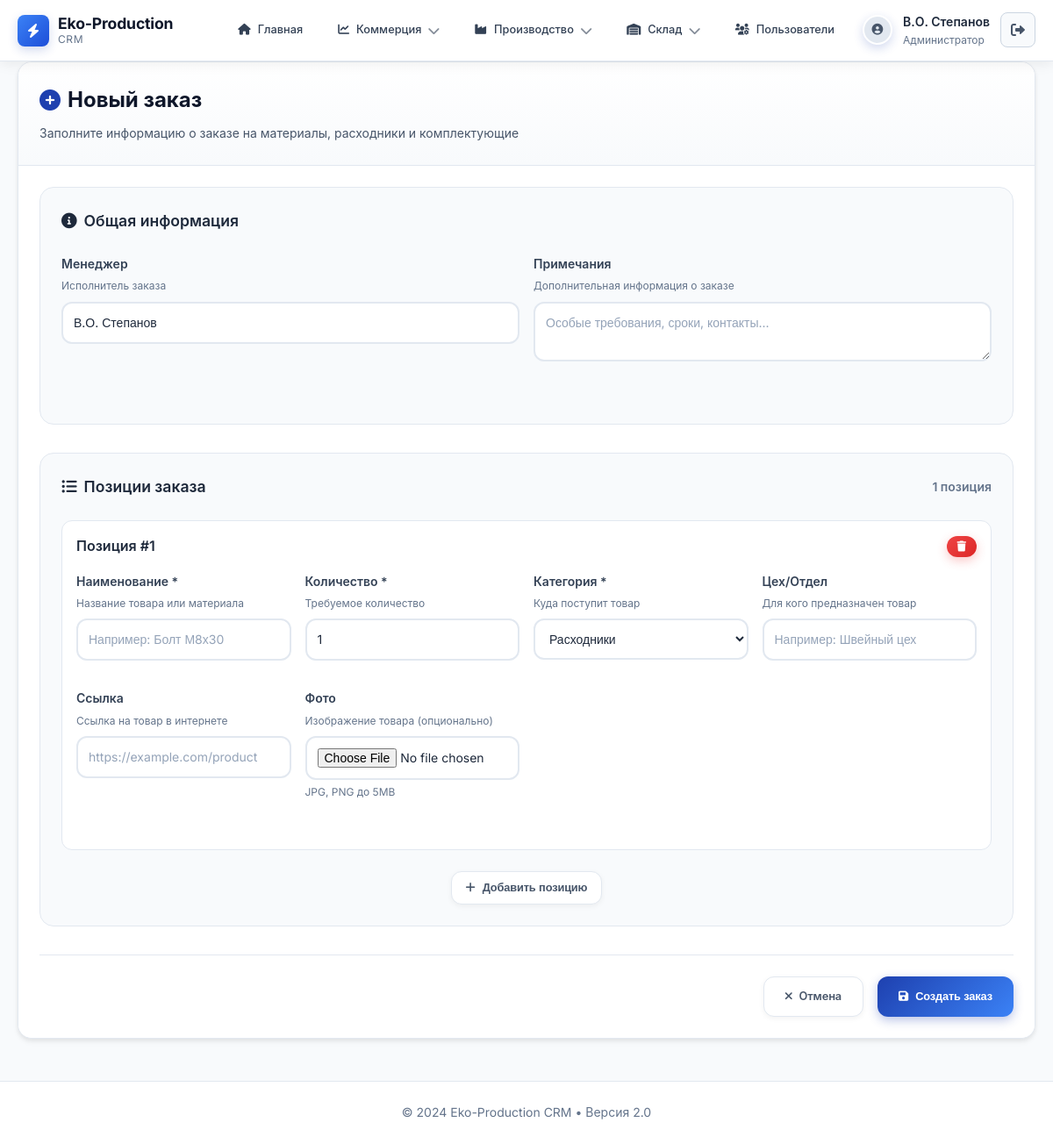
The page /orders/create (signed in) on the database its author committed.
### app.py (models this page shows, shortened)
class User(db.Model):
    id = db.Column(db.Integer, primary_key=True)
    username = db.Column(db.String(80), unique=True, nullable=False, index=True)
    email = db.Column(db.String(120), unique=True, nullable=False, index=True)
    password_hash = db.Column(db.String(200), nullable=False)
    full_name = db.Column(db.String(200))
    role = db.Column(db.String(50), default='seamstress', index=True)
    is_active = db.Column(db.Boolean, default=True)
    created_at = db.Column(db.DateTime, default=lambda: datetime.now(timezone.utc))
    updated_at = db.Column(db.DateTime, default=lambda: datetime.now(timezone.utc),
                          onupdate=lambda: datetime.now(timezone.utc))
    def has_permission(self, permission):
        return True  # всем пользователям разрешено всё
    def has_module_access(self, module_name):
        return True  # всем пользователям доступны все модули
    def get_role_name(self):
        role_config = ROLES.get(self.role, {})
        return role_config.get('name', self.role)

### app.py (the view, shortened to what this page needs)
@app.route('/orders/create', methods=['GET', 'POST'])
@login_required
def create_order():
    return render_template('create_order.html')

### templates/create_order.html (shortened to what this page needs)
{% extends "layout.html" %}
{% block content %}
<div class="fade-in">
    <div class="card" style="max-width: 1200px; margin: 0 auto;">
        <div class="card-header" style="padding: 1.5rem; border-bottom: 1px solid var(--gray-200);">
            <h1 style="font-size: 1.5rem; font-weight: 700; color: var(--gray-900); display: flex; align-items: center; gap: 0.5rem;">
                <i class="fas fa-plus-circle" style="color: var(--primary);"></i>
                Новый заказ
            </h1>
            <p style="color: var(--gray-600); font-size: 0.875rem; margin-top: 0.5rem;">
                Заполните информацию о заказе на материалы, расходники и комплектующие
            </p>
        </div>
        <div class="card-body" style="padding: 1.5rem;">
            <form method="POST" action="{{ url_for('create_order') }}" enctype="multipart/form-data" id="orderForm">
                <div class="form-section" style="margin-bottom: 2rem;">
                    <div class="form-section-title">
                        <i class="fas fa-info-circle"></i>
                        Общая информация
                    </div>
                    <div class="form-grid" style="grid-template-columns: 1fr 1fr; gap: 1rem;">
                        <div class="form-group">
                            <label for="manager_name" class="form-label">
                                Менеджер
                                <span class="form-hint">Исполнитель заказа</span>
                            </label>
                            <input type="text"
                                   id="manager_name"
                                   name="manager_name"
                                   class="form-control"
                                   value="{{ current_user.full_name or current_user.username }}"
                                   placeholder="ФИО менеджера">
                        </div>
                        <div class="form-group">
                            <label for="notes" class="form-label">
                                Примечания
                                <span class="form-hint">Дополнительная информация о заказе</span>
                            </label>
                            <textarea id="notes"
                                      name="notes"
                                      class="form-control"
                                      rows="2"
                                      placeholder="Особые требования, сроки, контакты..."></textarea>
                        </div>
                    </div>
                </div>
                <div class="form-section" style="margin-bottom: 2rem;">
                    <div class="form-section-title">
                        <i class="fas fa-list-ul"></i>
                        Позиции заказа
                        <span id="itemsCount" style="margin-left: auto; font-size: 0.875rem; color: var(--gray-500);">
                        </span>
                    </div>
                    <div id="orderItemsContainer">
                    </div>
                    <div style="text-align: center; margin-top: 1.5rem;">
                        <button type="button" class="btn btn-secondary" onclick="addOrderItem()">
                            <i class="fas fa-plus"></i>
                            Добавить позицию
                        </button>
                    </div>
                </div>
                <div style="display: flex; justify-content: flex-end; gap: 1rem; margin-top: 2rem; padding-top: 1.5rem; border-top: 1px solid var(--gray-200);">
                    <a href="{{ url_for('orders') }}" class="btn btn-secondary" style="padding: 0.75rem 1.5rem;">
                        <i class="fas fa-times"></i>
                        Отмена
                    </a>
                    <button type="submit" class="btn btn-primary" style="padding: 0.75rem 1.5rem;" id="submitBtn">
                        <i class="fas fa-save"></i>
                        Создать заказ
                    </button>
                </div>
            </form>
        </div>
    </div>
</div>
<template id="orderItemTemplate">
    <div class="order-item" style="background: var(--white); border: 1px solid var(--gray-200); border-radius: var(--radius-md); padding: 1rem; margin-bottom: 1rem;">
        <div style="display: flex; justify-content: space-between; align-items: center; margin-bottom: 1rem;">
            <h4 style="font-size: 1rem; font-weight: 600; color: var(--gray-800); margin: 0;">
                Позиция #<span class="item-number">1</span>
            </h4>
            <button type="button" class="btn btn-danger btn-sm" onclick="removeOrderItem(this)">
                <i class="fas fa-trash"></i>
            </button>
        </div>
        <div class="form-grid" style="grid-template-columns: repeat(auto-fit, minmax(200px, 1fr)); gap: 1rem;">
            <div class="form-group">
                <label class="form-label">
                    Наименование *
                    <span class="form-hint">Название товара или материала</span>
                </label>
                <input type="text"
                       name="item_name[]"
                       class="form-control item-name"
                       required
                       placeholder="Например: Болт М8х30">
            </div>
            <div class="form-group">
                <label class="form-label">
                    Количество *
                    <span class="form-hint">Требуемое количество</span>
                </label>
                <input type="number"
                       name="item_quantity[]"
                       class="form-control item-quantity"
                       required
                       min="0.001"
                       step="0.001"
                       value="1"
                       placeholder="Например: 10">
            </div>
            <div class="form-group">
                <label class="form-label">
                    Категория *
                    <span class="form-hint">Куда поступит товар</span>
                </label>
                <select name="item_category[]" class="form-control item-category" required>
                    <option value="расходники" selected>Расходники</option>
                </select>
            </div>
            <div class="form-group">
                <label class="form-label">
                    Цех/Отдел
                    <span class="form-hint">Для кого предназначен товар</span>
                </label>
                <input type="text"
                       name="item_workshop[]"
                       class="form-control item-workshop"
                       placeholder="Например: Швейный цех">
            </div>
            <div class="form-group">
                <label class="form-label">
                    Ссылка
                    <span class="form-hint">Ссылка на товар в интернете</span>
                </label>
                <input type="url"
                       name="item_link[]"
                       class="form-control item-link"
                       placeholder="https://example.com/product">
            </div>
            <div class="form-group">
                <label class="form-label">
                    Фото
                    <span class="form-hint">Изображение товара (опционально)</span>
                </label>
                <input type="file"
                       name="item_photo[]"
                       class="form-control item-photo"
                       accept="image/*">
                <div class="form-text" style="font-size: 0.75rem; color: var(--gray-500); margin-top: 0.25rem;">
                    JPG, PNG до 5MB
                </div>
            </div>
        </div>
    </div>
</template>
{% endblock %}

### templates/layout.html (shortened to what this page needs)
<!DOCTYPE html>
<html lang="ru">
<head>
    <link rel="stylesheet" href="{{ url_for('static', filename='css/style.css') }}">
    <link rel="stylesheet" href="https://cdnjs.cloudflare.com/ajax/libs/font-awesome/6.0.0/css/all.min.css">
</head>
<body>
    {% if current_user %}
    <header class="main-header">
        <div class="container">
            <nav style="display: flex; align-items: center; justify-content: space-between; height: 70px;">
                <a href="{{ url_for('home') }}" class="logo">
                    <div class="logo-icon">
                        <i class="fas fa-bolt"></i>
                    </div>
                    <div class="logo-text">
                        <div class="logo-title">Eko-Production</div>
                        <div class="logo-subtitle">CRM</div>
                    </div>
                </a>
                <ul class="nav-menu" id="navMenu">
                    <li>
                        <a href="{{ url_for('home') }}" class="nav-link {% if request.endpoint == 'home' %}active{% endif %}">
                            <i class="fas fa-home"></i>
                            <span>Главная</span>
                        </a>
                    </li>
                    {% if current_user.role == 'purchaser' %}
                        <li>
                            <a href="{{ url_for('orders') }}" class="nav-link {% if request.endpoint == 'orders' %}active{% endif %}">
                                <i class="fas fa-list"></i>
                                <span>Все заказы</span>
                            </a>
                        </li>
                        <li>
                            <a href="{{ url_for('create_order') }}" class="nav-link {% if request.endpoint == 'create_order' %}active{% endif %}">
                                <i class="fas fa-plus-circle"></i>
                                <span>Новый заказ</span>
                            </a>
                        </li>
                    {% else %}
                    {% if current_user.has_module_access('dashboard') or current_user.has_module_access('counterparties') %}
                    <li class="dropdown">
                        <a href="#" class="nav-link {% if 'dashboard' in request.endpoint or 'counterparties' in request.endpoint %}active{% endif %}">
                            <i class="fas fa-chart-line"></i>
                            <span>Коммерция</span>
                            <i class="dropdown-arrow fas fa-chevron-down"></i>
                        </a>
</li>
{% endif %}
                    {% if current_user.has_module_access('production') or current_user.has_module_access('sewing') %}
                    <li class="dropdown">
                        <a href="#" class="nav-link {% if 'production' in request.endpoint or 'sewing' in request.endpoint %}active{% endif %}">
                            <i class="fas fa-industry"></i>
                            <span>Производство</span>
                            <i class="dropdown-arrow fas fa-chevron-down"></i>
                        </a>
                    </li>
                    {% endif %}
                    {% if current_user.has_module_access('warehouse') or current_user.has_module_access('orders') or current_user.has_module_access('shipping') %}
                    <li class="dropdown">
                        <a href="#" class="nav-link {% if 'warehouse' in request.endpoint or 'orders' in request.endpoint or 'shipping' in request.endpoint %}active{% endif %}">
                            <i class="fas fa-warehouse"></i>
                            <span>Склад</span>
                            <i class="dropdown-arrow fas fa-chevron-down"></i>
                        </a>
                    </li>
                    {% endif %}
                    {% if current_user.has_permission('users:read') %}
                    <li>
                        <a href="{{ url_for('user_management') }}"
                           class="nav-link {% if request.endpoint and 'user' in request.endpoint %}active{% endif %}">
                            <i class="fas fa-users-cog"></i>
                            <span>Пользователи</span>
                        </a>
                    </li>
                    {% endif %}
                    {% endif %}
                </ul>
                <div class="user-menu" style="display: flex; align-items: center; gap: 0.75rem;">
                    <div class="user-avatar" style="width: 34px; height: 34px; border-radius: 50%; background: var(--gray-200); display: flex; align-items: center; justify-content: center; color: var(--gray-600);">
                        <i class="fas fa-user-circle"></i>
                    </div>
                    <div class="user-info" style="display: flex; flex-direction: column;">
                        <div class="user-name" style="font-weight: 600; color: var(--gray-800); font-size: 0.875rem;">
                            {{ current_user.full_name or current_user.username }}
                        </div>
                        <div class="user-role" style="font-size: 0.75rem; color: var(--gray-500);">
                            {{ current_user.get_role_name() }}
                        </div>
                    </div>
                    <a href="{{ url_for('logout') }}" class="logout-btn" style="width: 40px; height: 40px; border-radius: 8px; display: flex; align-items: center; justify-content: center; color: var(--gray-600); border: 1px solid var(--gray-300); background: var(--gray-50); text-decoration: none; transition: all 0.2s ease;" title="Выход">
                        <i class="fas fa-sign-out-alt"></i>
                    </a>
                </div>
            </nav>
        </div>
    </header>
    {% endif %}
    <main class="container main-content">
        {% block content %}{% endblock %}
    </main>
    {% if current_user %}
    <footer style="padding: 1.5rem 0; margin-top: 3rem; border-top: 1px solid var(--gray-200); background: white;">
        <div class="container">
            <div style="text-align: center; color: var(--gray-500); font-size: 0.875rem;">
                © 2024 Eko-Production CRM • Версия 2.0
            </div>
        </div>
    </footer>
    {% endif %}
</body>
</html>

### rows shown on the page
User: full_name "В.О. Степанов", get_role_name "Администратор", manager_name "В.О. Степанов"
